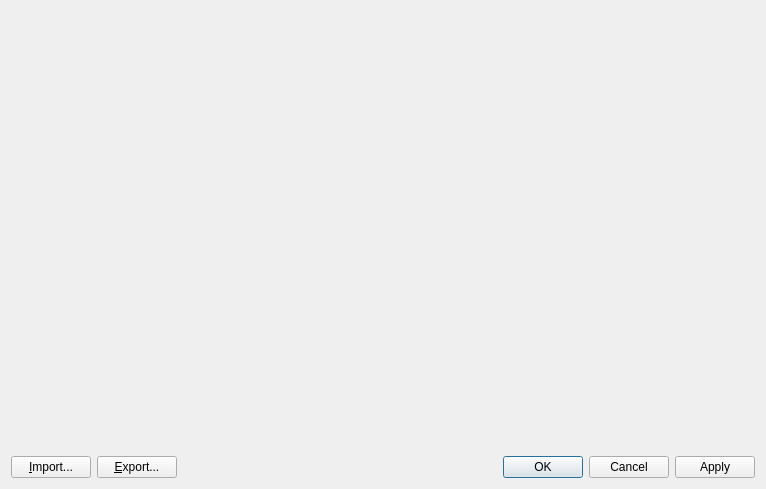
<?xml version="1.0" encoding="UTF-8"?>
<ui version="4.0">
 <class>PreProcessorGeoDataGroupDataItem_ColorMapSettingEditDialog</class>
 <widget class="QDialog" name="PreProcessorGeoDataGroupDataItem_ColorMapSettingEditDialog">
  <property name="geometry">
   <rect>
    <x>0</x>
    <y>0</y>
    <width>766</width>
    <height>489</height>
   </rect>
  </property>
  <property name="windowTitle">
   <string>Dialog</string>
  </property>
  <property name="windowIcon">
   <iconset resource="../../../guibase/guibase.qrc">
    <normaloff>:/libs/guibase/images/iconColor.svg</normaloff>:/libs/guibase/images/iconColor.svg</iconset>
  </property>
  <layout class="QVBoxLayout" name="verticalLayout" stretch="1,0">
   <item>
    <widget class="QWidgetContainer" name="widgetContainer" native="true"/>
   </item>
   <item>
    <layout class="QHBoxLayout" name="horizontalLayout">
     <item>
      <widget class="QPushButton" name="importButton">
       <property name="text">
        <string>&amp;Import...</string>
       </property>
      </widget>
     </item>
     <item>
      <widget class="QPushButton" name="exportButton">
       <property name="text">
        <string>&amp;Export...</string>
       </property>
      </widget>
     </item>
     <item>
      <spacer name="horizontalSpacer">
       <property name="orientation">
        <enum>Qt::Horizontal</enum>
       </property>
       <property name="sizeHint" stdset="0">
        <size>
         <width>40</width>
         <height>20</height>
        </size>
       </property>
      </spacer>
     </item>
     <item>
      <widget class="QDialogButtonBox" name="buttonBox">
       <property name="orientation">
        <enum>Qt::Horizontal</enum>
       </property>
       <property name="standardButtons">
        <set>QDialogButtonBox::Apply|QDialogButtonBox::Cancel|QDialogButtonBox::Ok</set>
       </property>
      </widget>
     </item>
    </layout>
   </item>
  </layout>
 </widget>
 <customwidgets>
  <customwidget>
   <class>QWidgetContainer</class>
   <extends>QWidget</extends>
   <header>misc/qwidgetcontainer.h</header>
   <container>1</container>
  </customwidget>
 </customwidgets>
 <resources>
  <include location="../../../guibase/guibase.qrc"/>
 </resources>
 <connections>
  <connection>
   <sender>buttonBox</sender>
   <signal>accepted()</signal>
   <receiver>PreProcessorGeoDataGroupDataItem_ColorMapSettingEditDialog</receiver>
   <slot>accept()</slot>
   <hints>
    <hint type="sourcelabel">
     <x>600</x>
     <y>538</y>
    </hint>
    <hint type="destinationlabel">
     <x>477</x>
     <y>544</y>
    </hint>
   </hints>
  </connection>
  <connection>
   <sender>buttonBox</sender>
   <signal>rejected()</signal>
   <receiver>PreProcessorGeoDataGroupDataItem_ColorMapSettingEditDialog</receiver>
   <slot>reject()</slot>
   <hints>
    <hint type="sourcelabel">
     <x>589</x>
     <y>532</y>
    </hint>
    <hint type="destinationlabel">
     <x>508</x>
     <y>532</y>
    </hint>
   </hints>
  </connection>
 </connections>
</ui>
